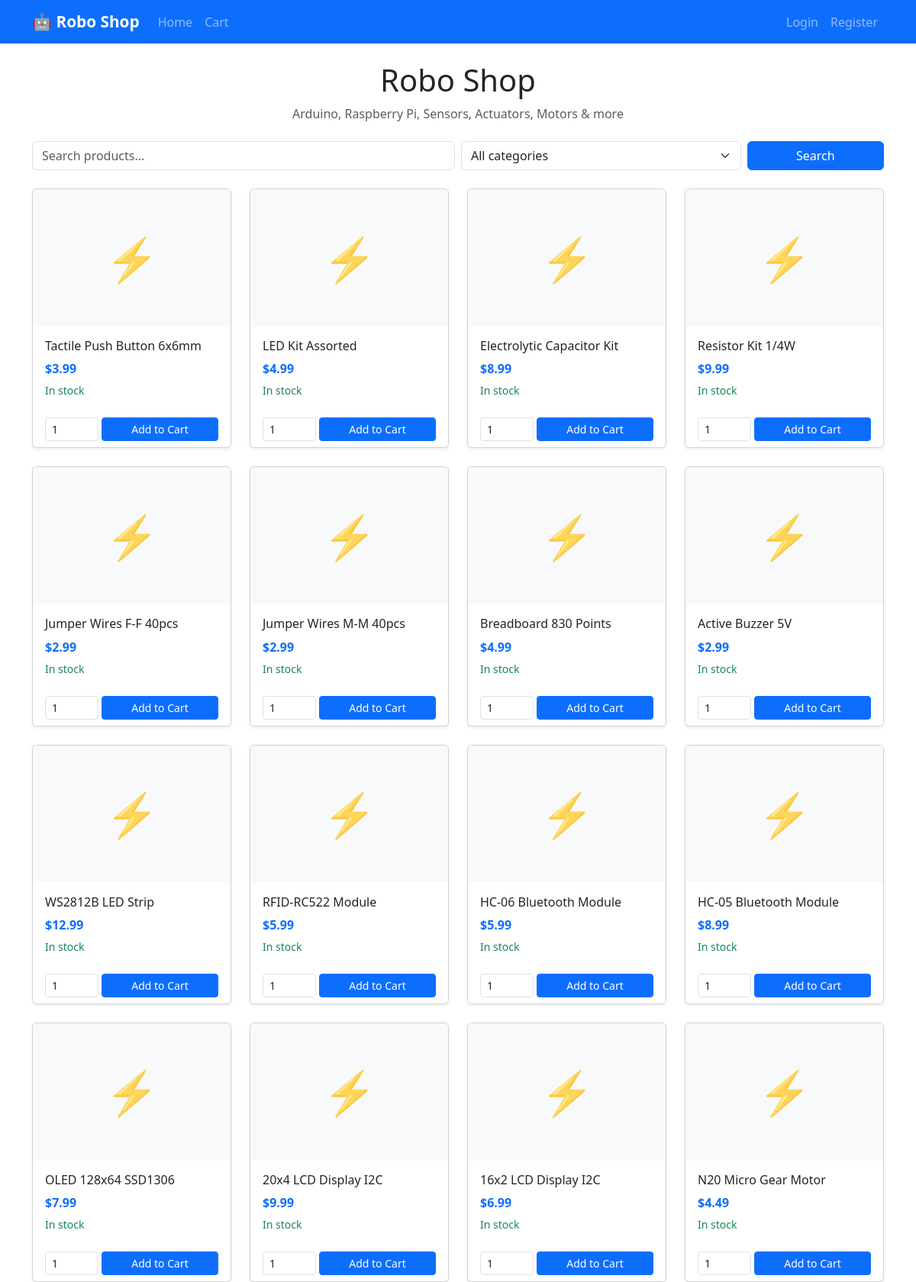
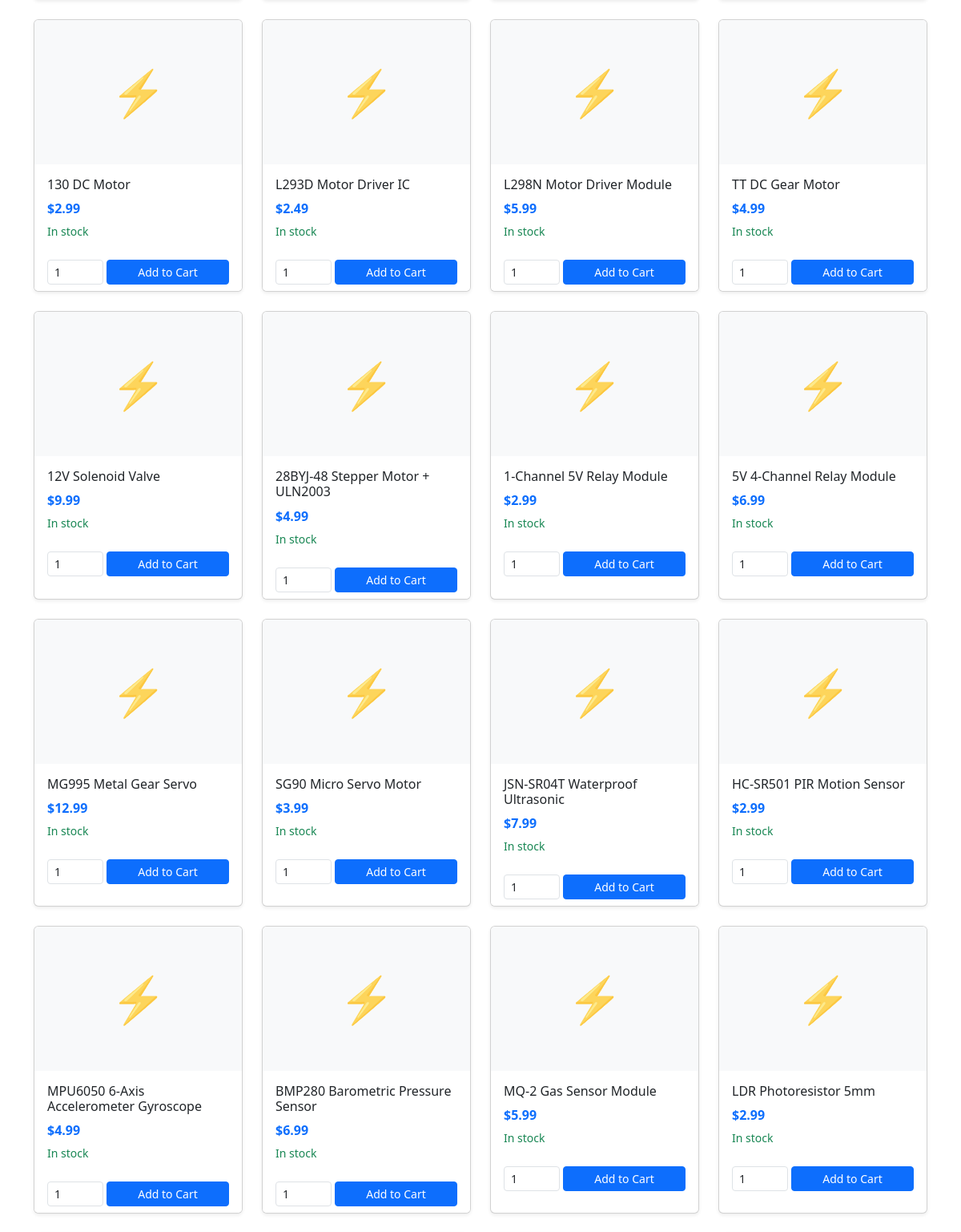
The page / (upper part) on the database its author committed (2 pictures, top to bottom).
### shop/models.py (models this page shows, shortened)
class Product(models.Model):
    category = models.ForeignKey(
        Category,
        on_delete=models.CASCADE,
        related_name="products"
    )
    name = models.CharField(max_length=200)
    slug = models.SlugField(unique=True)
    description = models.TextField()
    price = models.DecimalField(max_digits=10, decimal_places=2)
    stock = models.PositiveIntegerField(default=0)
    image = models.ImageField(upload_to="products/", blank=True, null=True)
    seller = models.ForeignKey(
        settings.AUTH_USER_MODEL,
        on_delete=models.CASCADE,
        related_name="products"
    )
    created_at = models.DateTimeField(auto_now_add=True)
    updated_at = models.DateTimeField(auto_now=True)
    class Meta:
        ordering = ["-created_at"]
    def in_stock(self):
        return self.stock > 0

### shop/views.py (the view)
# urls.py: path("", views.home_view, name="home"),
def home_view(request):
    products = Product.objects.filter(stock__gt=0).select_related("category", "seller")
    categories = Category.objects.all()
    q = request.GET.get("q", "")
    cat = request.GET.get("category", "")
    if q:
        products = products.filter(Q(name__icontains=q) | Q(description__icontains=q))
    if cat:
        products = products.filter(category__slug=cat)
    cart_items, cart_total = CartService.get_cart_items(request)
    cart_count = sum(i["quantity"] for i in cart_items)
    context = {"products": products, "categories": categories, "cart_count": cart_count}
    return render(request, "shop/home.html", context)

### shop/context_processors.py (called while the page is built)
def cart_context(request):
    cart_items, _ = CartService.get_cart_items(request)
    cart_count = sum(i["quantity"] for i in cart_items)
    return {"cart_count": cart_count}

### shop/services.py (called while the page is built)
    @classmethod
    def get_cart(cls, request):
        cart = request.session.get(cls.CART_KEY, {})
        return dict(cart)

    @classmethod
    def get_cart_items(cls, request):
        from .models import Product
        cart = cls.get_cart(request)
        items = []
        total = Decimal("0")
        for pid, qty in cart.items():
            product = Product.objects.filter(id=pid).select_related("seller", "category").first()
            if product and ProductService.validate_stock(product, qty):
                subtotal = product.price * qty
                items.append({"product": product, "quantity": qty, "subtotal": subtotal})
                total += subtotal
        return items, total

### templates/shop/home.html (shortened to what this page needs)
{% extends "base.html" %}
{% block content %}
<div class="text-center mb-4">
    <h1>Robo Shop</h1>
    <p class="text-muted">Arduino, Raspberry Pi, Sensors, Actuators, Motors & more</p>
</div>
<form class="row g-2 mb-4" method="get" action="{% url 'shop:home' %}">
    <div class="col-md-6">
        <input type="text" name="q" class="form-control" placeholder="Search products..." value="{{ request.GET.q }}">
    </div>
    <div class="col-md-4">
        <select name="category" class="form-select">
            <option value="">All categories</option>
        </select>
    </div>
    <div class="col-md-2">
        <button type="submit" class="btn btn-primary w-100">Search</button>
    </div>
</form>
<div class="row g-4">
    {% for product in products %}
    <div class="col-sm-6 col-md-4 col-lg-3">
        <div class="card h-100 shadow-sm">
            <a href="{% url 'shop:product_detail' product.slug %}" class="text-decoration-none text-dark">
                <div class="card-img-top bg-light d-flex align-items-center justify-content-center" style="height: 180px;">
                    {% if product.image %}
                    <img src="{{ product.image.url }}" alt="{{ product.name }}" class="img-fluid" style="max-height: 180px; object-fit: contain;">
                    {% else %}
                    <span class="display-4 text-muted">⚡</span>
                    {% endif %}
                </div>
                <div class="card-body">
                    <h6 class="card-title">{{ product.name }}</h6>
                    <p class="text-primary fw-bold mb-1">${{ product.price }}</p>
                    <small class="{% if product.in_stock %}text-success{% else %}text-danger{% endif %}">
                        {% if product.in_stock %}In stock{% else %}Out of stock{% endif %}
                    </small>
                </div>
            </a>
            {% if product.in_stock %}
            <div class="card-footer bg-white border-0">
                <form action="{% url 'shop:cart_add' product.id %}" method="post" class="d-flex gap-1">
                    <input type="number" name="quantity" value="1" min="1" max="{{ product.stock }}" class="form-control form-control-sm" style="width: 70px;">
                    <button type="submit" class="btn btn-sm btn-primary flex-grow-1">Add to Cart</button>
                </form>
            </div>
            {% endif %}
        </div>
    </div>
    {% empty %}
    <p class="text-center text-muted col-12">No products found.</p>
    {% endfor %}
</div>
{% endblock %}

### static/css/style.css (style rules this page uses)
body { min-height: 100vh; }
.card { transition: transform 0.2s; }

### rows shown on the page
Product: name "Tactile Push Button 6x6mm", price "3.99", stock "In stock"
Product: name "LED Kit Assorted", price "4.99", stock "In stock"
Product: name "Electrolytic Capacitor Kit", price "8.99", stock "In stock"
Product: name "Resistor Kit 1/4W", price "9.99", stock "In stock"
Product: name "Jumper Wires F-F 40pcs", price "2.99", stock "In stock"
Product: name "Jumper Wires M-M 40pcs", price "2.99", stock "In stock"
Product: name "Breadboard 830 Points", price "4.99", stock "In stock"
Product: name "Active Buzzer 5V", price "2.99", stock "In stock"
Product: name "WS2812B LED Strip", price "12.99", stock "In stock"
Product: name "RFID-RC522 Module", price "5.99", stock "In stock"
Product: name "HC-06 Bluetooth Module", price "5.99", stock "In stock"
Product: name "HC-05 Bluetooth Module", price "8.99", stock "In stock"
Product: name "OLED 128x64 SSD1306", price "7.99", stock "In stock"
Product: name "20x4 LCD Display I2C", price "9.99", stock "In stock"
Product: name "16x2 LCD Display I2C", price "6.99", stock "In stock"
Product: name "N20 Micro Gear Motor", price "4.49", stock "In stock"
Product: name "130 DC Motor", price "2.99", stock "In stock"
Product: name "L293D Motor Driver IC", price "2.49", stock "In stock"
Product: name "L298N Motor Driver Module", price "5.99", stock "In stock"
Product: name "TT DC Gear Motor", price "4.99", stock "In stock"
Product: name "12V Solenoid Valve", price "9.99", stock "In stock"
Product: name "28BYJ-48 Stepper Motor + ULN2003", price "4.99", stock "In stock"
Product: name "1-Channel 5V Relay Module", price "2.99", stock "In stock"
Product: name "5V 4-Channel Relay Module", price "6.99", stock "In stock"
Product: name "MG995 Metal Gear Servo", price "12.99", stock "In stock"
Product: name "SG90 Micro Servo Motor", price "3.99", stock "In stock"
Product: name "JSN-SR04T Waterproof Ultrasonic", price "7.99", stock "In stock"
Product: name "HC-SR501 PIR Motion Sensor", price "2.99", stock "In stock"
Product: name "MPU6050 6-Axis Accelerometer Gyroscope", price "4.99", stock "In stock"
Product: name "BMP280 Barometric Pressure Sensor", price "6.99", stock "In stock"
Product: name "MQ-2 Gas Sensor Module", price "5.99", stock "In stock"
Product: name "LDR Photoresistor 5mm", price "2.99", stock "In stock"
